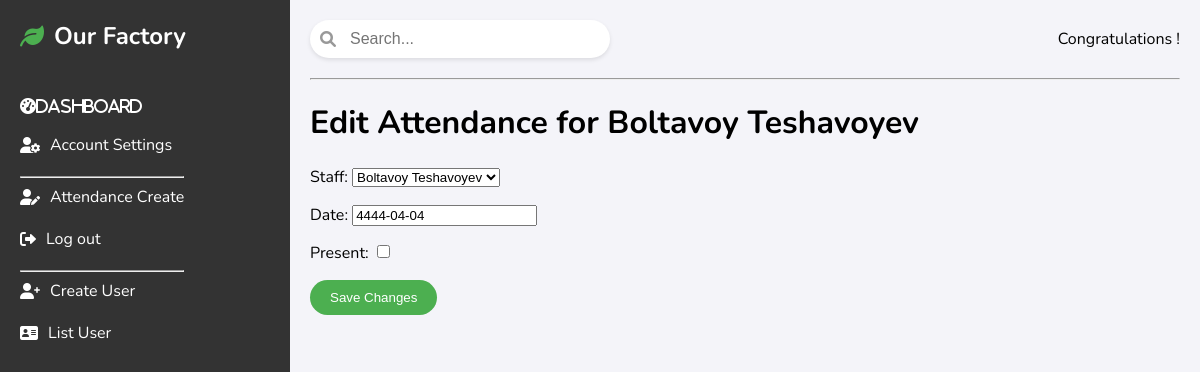
The page /edit-attendance/9/ on the database its author committed.
### MainApp/models.py (models this page shows, shortened)
class Attendance(models.Model):
    staff = models.OneToOneField(Staff, on_delete=models.CASCADE)
    date = models.DateField()
    present = models.BooleanField()
    class Meta:
        verbose_name_plural = 'Attendances'
        verbose_name = 'Attendance'

class Staff(models.Model):
    full_name = models.CharField(max_length=255)
    user_name = models.CharField(max_length=255, unique=True)
    login_password = models.CharField(max_length=128, null=True, blank=True)
    email = models.EmailField(unique=True)
    organization = models.CharField(max_length=255)
    ph_number = models.CharField(max_length=15)
    address = models.CharField(max_length=255)
    region = models.CharField(max_length=255)
    country = models.CharField(max_length=255)
    profile_pic = models.ImageField(upload_to='media/users')
    super_staff = models.BooleanField(default=False)
    class Meta:
        verbose_name_plural = 'Staffs'
        verbose_name = 'Staff'
    def __str__(self):
        return self.full_name

### Dashboard/views.py (the view)
# urls.py: path('edit-attendance/<int:attendance_id>/', views.edit_attendance, name='edit_attendance'),
def edit_attendance(request, attendance_id):
    attendance = get_object_or_404(models.Attendance, id=attendance_id)
    if request.method == 'POST':
        form = forms.AttendanceForm(request.POST, instance=attendance)
        if form.is_valid():
            form.save()
            return redirect('dash')
    else:
        form = forms.AttendanceForm(instance=attendance)
    return render(request, 'dash/edit_attendance.html', {'form': form, 'attendance': attendance})

### MainApp/forms.py
class AttendanceForm(forms.ModelForm):
    class Meta:
        model = Attendance
        fields = ['staff', 'date', 'present']

### templates/dash/edit_attendance.html (shortened to what this page needs)
<!DOCTYPE html>
<html lang="en">
{% load static %}
<head>
    <link rel="stylesheet" href="{% static 'style1.css' %}">
    <link rel="stylesheet" href="https://cdnjs.cloudflare.com/ajax/libs/font-awesome/6.0.0/css/all.min.css">
</head>
<body>
    <div class="container">
        <aside class="sidebar">
            <div class="logo">
                <i class="fas fa-leaf"></i>
                <span class="logo-text">Our Factory</span>
            </div>
            <nav class="nav">
                <ul>
                    <li><a href="{% url 'dash' %}"<i class="fas fa-tachometer-alt"></i> Dashboard</a></li>
                    <li><a href="{% url 'accounts' %}"><i class="fas fa-user-cog"></i> Account Settings</a></li>
                    <hr>
                    <li><a href="{% url 'attendance_create' %}"><i class="fas fa-user-edit"></i> Attendance Create</a></li>
                    <li><a href="{% url 'logout' %}"><i class="fas fa-sign-out-alt"></i> Log out</a></li>
                    <hr>
                    <li><a href="{% url 'register_staff' %}"><i class="fas fa-user-plus"></i> Create User</a></li>
                    <li><a href="{% url 'list' %}"><i class="fas fa-address-card"></i> List User</a></li>
                </ul>
            </nav>
        </aside>
        <main class="main-content">
            <header class="header">
                <div class="search-bar">
                    <input type="text" placeholder="Search...">
                    <i class="fas fa-search search-icon"></i>
                </div>
                <div class="user-info">
                    <span>Congratulations {{ user.user_name }}!</span>
                </div>
            </header>
            <hr>
            <h1>Edit Attendance for {{ attendance.staff.full_name }}</h1>
                <form action="{% url 'attendance_create' %}" method="POST">
                    {{ form.as_p }}
                    <button type="submit" class="btn btn-primary">Save Changes</button>
                </form>
        </main>
    </div>
</body>
</html>

### static/style1.css (style rules this page uses)
body { font-family: 'Nunito', sans-serif; margin: 0; padding: 0; display: flex; background-color: #f4f4f9; }
.container { display: flex; height: 100vh; width: 100%; }
.sidebar { background-color: #333; color: #fff; padding: 20px; width: 250px; height: 1020px; display: flex; flex-direction: column; align-items: flex-start; overflow: auto; }
.logo { font-size: 24px; font-weight: 700; margin-bottom: 30px; display: flex; align-items: center; }
.logo i { margin-right: 10px; color: #4caf50; }
.nav ul { list-style-type: none; padding: 0; }
.nav li { margin-bottom: 20px; }
.nav a { color: #fff; text-decoration: none; display: flex; align-items: center; transition: color 0.3s; }
.nav i { margin-right: 10px; }
.main-content { flex: 1; padding: 20px; }
.header { display: flex; justify-content: space-between; align-items: center; margin-bottom: 20px; }
.search-bar { position: relative; }
.search-bar input { padding: 10px 10px 10px 40px; border: none; border-radius: 20px; box-shadow: 0 2px 4px rgba(0, 0, 0, 0.1); width: 250px; font-size: 16px; }
.search-icon { position: absolute; left: 10px; top: 50%; transform: translateY(-50%); color: #999; }
.user-info { display: flex; align-items: center; }
.btn-primary { background-color: #4caf50; color: #fff; padding: 10px 20px; border: none; border-radius: 20px; cursor: pointer; transition: background-color 0.3s; }

### rows shown on the page
Attendance: staff.full_name "Boltavoy Teshavoyev", staff "Boltavoy Teshavoyev", date "4444-04-04"
